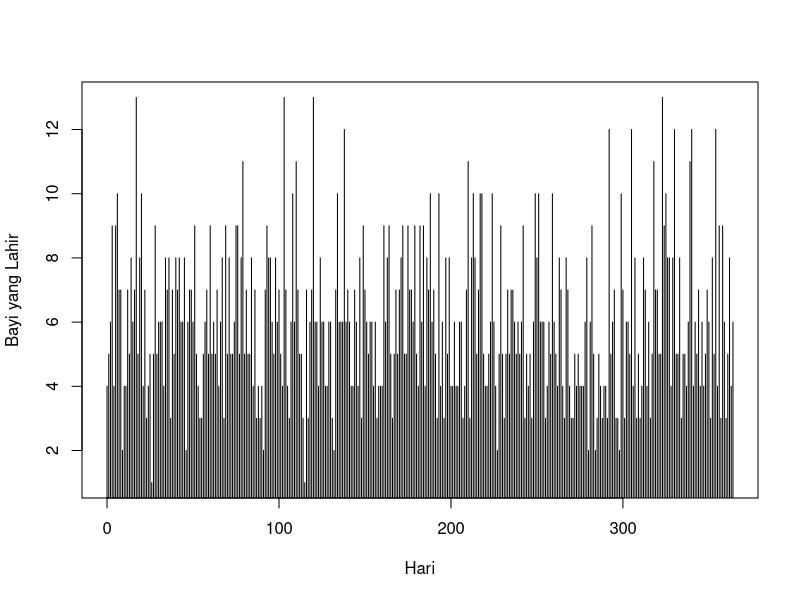

R code for this plot:
set.seed(1)

Var_3_lambda = 4.5 # Ekspektasi / rata-rata

# 3.a
Var_3a_x = 6

Answer_3a = dpois(x = Var_3a_x, lambda = Var_3_lambda)

# 3.b
Var_3b_days = 0:364
Var_3b_p = rpois(n = 365, lambda = 6)

Answer_3b = plot(Var_3b_days, Var_3b_p, type='h', xlab = 'Hari', ylab = 'Bayi yang Lahir')

# 3.c
Var_3c_p = sum(Var_3b_p == 6) / 365
Answer_3c = 'Peluang 6 bayi lahir di rumah sakit dengan rata-rata kelahiran setiap hari 4,5 lebih kecil dibandingkan dengan yang memiliki rata-rata kelahiran 6 setiap hari. (0.128 < 0.178)'

# 3.d
# Mean dan variance sama dengan lambda
Answer_3d = Var_3_lambda